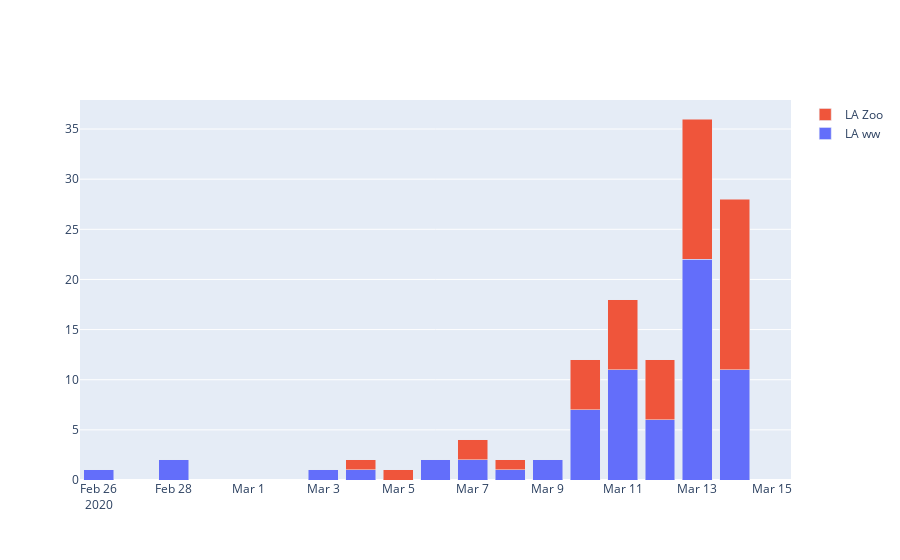

Notebook source saved alongside this figure:
### Code cell
#Infectii totale
x = inf_pred['data']
y1 = inf_pred['infectii_externe']
y2 = inf_pred['infectii_interne']

fig = go.Figure(data=[
    go.Bar(name='LA ww', x=x, y=y1),
    go.Bar(name='LA Zoo', x=x, y=y2)
])
# Change the bar mode
fig.update_layout(barmode='stack')
fig.show()

### Figure 1 — Plotly figure (JSON) as saved in the notebook; plotly's stock layout.template omitted (floating-point values rounded to 4 significant figures)
{"data": [{"name": "LA ww", "type": "bar", "x": ["2020-02-26T00:00:00", "2020-02-27T00:00:00", "2020-02-28T00:00:00", "2020-02-29T00:00:00", "2020-03-01T00:00:00", "2020-03-02T00:00:00", "2020-03-03T00:00:00", "2020-03-04T00:00:00", "2020-03-05T00:00:00", "2020-03-06T00:00:00", "2020-03-07T00:00:00", "2020-03-08T00:00:00", "2020-03-09T00:00:00", "2020-03-10T00:00:00", "2020-03-11T00:00:00", "2020-03-12T00:00:00", "2020-03-13T00:00:00", "2020-03-14T00:00:00", "2020-03-15T00:00:00"], "y": [1, 0, 2, 0, 0, 0, 1, 1, 0, 2, 2, 1, 2, 7, 11, 6, 22, 11, null]}, {"name": "LA Zoo", "type": "bar", "x": ["2020-02-26T00:00:00", "2020-02-27T00:00:00", "2020-02-28T00:00:00", "2020-02-29T00:00:00", "2020-03-01T00:00:00", "2020-03-02T00:00:00", "2020-03-03T00:00:00", "2020-03-04T00:00:00", "2020-03-05T00:00:00", "2020-03-06T00:00:00", "2020-03-07T00:00:00", "2020-03-08T00:00:00", "2020-03-09T00:00:00", "2020-03-10T00:00:00", "2020-03-11T00:00:00", "2020-03-12T00:00:00", "2020-03-13T00:00:00", "2020-03-14T00:00:00", "2020-03-15T00:00:00"], "y": [0, 0, 0, 0, 0, 0, 0, 1, 1, 0, 2, 1, 0, 5, 7, 6, 14, 17, null]}], "layout": {"barmode": "stack"}}
